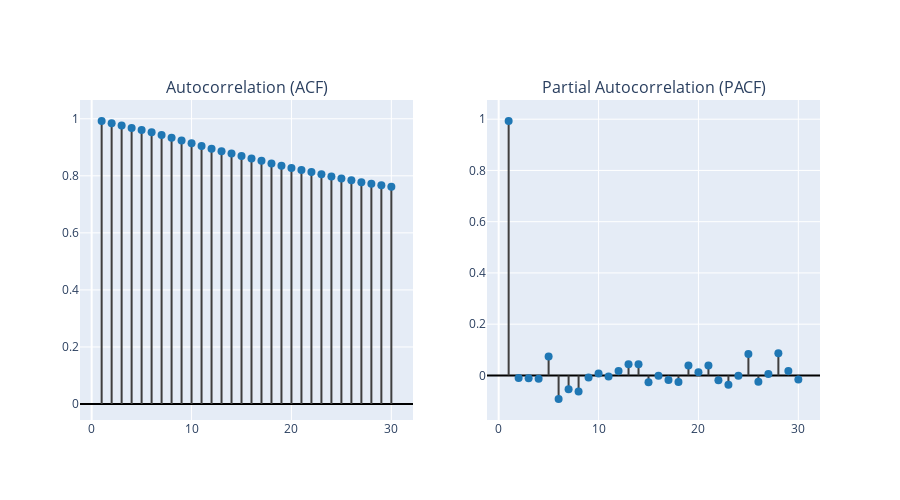

Notebook source saved alongside this figure:
### Code cell
plot_autocorrelation(ts_df["Close"])

### Figure 1 — Plotly figure (JSON) as saved in the notebook; plotly's stock layout.template omitted (floating-point values rounded to 4 significant figures)
{"data": [{"line": {"color": "#3f3f3f"}, "mode": "lines", "showlegend": false, "type": "scatter", "x": [1, 1], "xaxis": "x", "y": [0, 0.9921], "yaxis": "y"}, {"line": {"color": "#3f3f3f"}, "mode": "lines", "showlegend": false, "type": "scatter", "x": [2, 2], "xaxis": "x", "y": [0, 0.9841], "yaxis": "y"}, {"line": {"color": "#3f3f3f"}, "mode": "lines", "showlegend": false, "type": "scatter", "x": [3, 3], "xaxis": "x", "y": [0, 0.976], "yaxis": "y"}, {"line": {"color": "#3f3f3f"}, "mode": "lines", "showlegend": false, "type": "scatter", "x": [4, 4], "xaxis": "x", "y": [0, 0.9678], "yaxis": "y"}, {"line": {"color": "#3f3f3f"}, "mode": "lines", "showlegend": false, "type": "scatter", "x": [5, 5], "xaxis": "x", "y": [0, 0.9607], "yaxis": "y"}, {"line": {"color": "#3f3f3f"}, "mode": "lines", "showlegend": false, "type": "scatter", "x": [6, 6], "xaxis": "x", "y": [0, 0.9524], "yaxis": "y"}, {"line": {"color": "#3f3f3f"}, "mode": "lines", "showlegend": false, "type": "scatter", "x": [7, 7], "xaxis": "x", "y": [0, 0.9434], "yaxis": "y"}, {"line": {"color": "#3f3f3f"}, "mode": "lines", "showlegend": false, "type": "scatter", "x": [8, 8], "xaxis": "x", "y": [0, 0.9336], "yaxis": "y"}, {"line": {"color": "#3f3f3f"}, "mode": "lines", "showlegend": false, "type": "scatter", "x": [9, 9], "xaxis": "x", "y": [0, 0.9236], "yaxis": "y"}, {"line": {"color": "#3f3f3f"}, "mode": "lines", "showlegend": false, "type": "scatter", "x": [10, 10], "xaxis": "x", "y": [0, 0.914], "yaxis": "y"}, {"line": {"color": "#3f3f3f"}, "mode": "lines", "showlegend": false, "type": "scatter", "x": [11, 11], "xaxis": "x", "y": [0, 0.9044], "yaxis": "y"}, {"line": {"color": "#3f3f3f"}, "mode": "lines", "showlegend": false, "type": "scatter", "x": [12, 12], "xaxis": "x", "y": [0, 0.8951], "yaxis": "y"}, {"line": {"color": "#3f3f3f"}, "mode": "lines", "showlegend": false, "type": "scatter", "x": [13, 13], "xaxis": "x", "y": [0, 0.8863], "yaxis": "y"}, {"line": {"color": "#3f3f3f"}, "mode": "lines", "showlegend": false, "type": "scatter", "x": [14, 14], "xaxis": "x", "y": [0, 0.8781], "yaxis": "y"}, {"line": {"color": "#3f3f3f"}, "mode": "lines", "showlegend": false, "type": "scatter", "x": [15, 15], "xaxis": "x", "y": [0, 0.8696], "yaxis": "y"}, {"line": {"color": "#3f3f3f"}, "mode": "lines", "showlegend": false, "type": "scatter", "x": [16, 16], "xaxis": "x", "y": [0, 0.8611], "yaxis": "y"}, {"line": {"color": "#3f3f3f"}, "mode": "lines", "showlegend": false, "type": "scatter", "x": [17, 17], "xaxis": "x", "y": [0, 0.8524], "yaxis": "y"}, {"line": {"color": "#3f3f3f"}, "mode": "lines", "showlegend": false, "type": "scatter", "x": [18, 18], "xaxis": "x", "y": [0, 0.8435], "yaxis": "y"}, {"line": {"color": "#3f3f3f"}, "mode": "lines", "showlegend": false, "type": "scatter", "x": [19, 19], "xaxis": "x", "y": [0, 0.8354], "yaxis": "y"}, {"line": {"color": "#3f3f3f"}, "mode": "lines", "showlegend": false, "type": "scatter", "x": [20, 20], "xaxis": "x", "y": [0, 0.8277], "yaxis": "y"}, {"line": {"color": "#3f3f3f"}, "mode": "lines", "showlegend": false, "type": "scatter", "x": [21, 21], "xaxis": "x", "y": [0, 0.8206], "yaxis": "y"}, {"line": {"color": "#3f3f3f"}, "mode": "lines", "showlegend": false, "type": "scatter", "x": [22, 22], "xaxis": "x", "y": [0, 0.8133], "yaxis": "y"}, {"line": {"color": "#3f3f3f"}, "mode": "lines", "showlegend": false, "type": "scatter", "x": [23, 23], "xaxis": "x", "y": [0, 0.8053], "yaxis": "y"}, {"line": {"color": "#3f3f3f"}, "mode": "lines", "showlegend": false, "type": "scatter", "x": [24, 24], "xaxis": "x", "y": [0, 0.7975], "yaxis": "y"}, {"line": {"color": "#3f3f3f"}, "mode": "lines", "showlegend": false, "type": "scatter", "x": [25, 25], "xaxis": "x", "y": [0, 0.7908], "yaxis": "y"}, {"line": {"color": "#3f3f3f"}, "mode": "lines", "showlegend": false, "type": "scatter", "x": [26, 26], "xaxis": "x", "y": [0, 0.784], "yaxis": "y"}, {"line": {"color": "#3f3f3f"}, "mode": "lines", "showlegend": false, "type": "scatter", "x": [27, 27], "xaxis": "x", "y": [0, 0.7775], "yaxis": "y"}, {"line": {"color": "#3f3f3f"}, "mode": "lines", "showlegend": false, "type": "scatter", "x": [28, 28], "xaxis": "x", "y": [0, 0.7723], "yaxis": "y"}, {"line": {"color": "#3f3f3f"}, "mode": "lines", "showlegend": false, "type": "scatter", "x": [29, 29], "xaxis": "x", "y": [0, 0.767], "yaxis": "y"}, {"line": {"color": "#3f3f3f"}, "mode": "lines", "showlegend": false, "type": "scatter", "x": [30, 30], "xaxis": "x", "y": [0, 0.7618], "yaxis": "y"}, {"marker": {"color": "#1f77b4", "size": 8}, "mode": "markers", "showlegend": false, "type": "scatter", "x": [1, 2, 3, 4, 5, 6, 7, 8, 9, 10, 11, 12, 13, 14, 15, 16, 17, 18, 19, 20, 21, 22, 23, 24, 25, 26, 27, 28, 29, 30], "xaxis": "x", "y": [0.9921, 0.9841, 0.976, 0.9678, 0.9607, 0.9524, 0.9434, 0.9336, 0.9236, 0.914, 0.9044, 0.8951, 0.8863, 0.8781, 0.8696, 0.8611, 0.8524, 0.8435, 0.8354, 0.8277, 0.8206, 0.8133, 0.8053, 0.7975, 0.7908, 0.784, 0.7775, 0.7723, 0.767, 0.7618], "yaxis": "y"}, {"line": {"color": "#3f3f3f"}, "mode": "lines", "showlegend": false, "type": "scatter", "x": [1, 1], "xaxis": "x2", "y": [0, 0.9929], "yaxis": "y2"}, {"line": {"color": "#3f3f3f"}, "mode": "lines", "showlegend": false, "type": "scatter", "x": [2, 2], "xaxis": "x2", "y": [0, -0.01034], "yaxis": "y2"}, {"line": {"color": "#3f3f3f"}, "mode": "lines", "showlegend": false, "type": "scatter", "x": [3, 3], "xaxis": "x2", "y": [0, -0.01067], "yaxis": "y2"}, {"line": {"color": "#3f3f3f"}, "mode": "lines", "showlegend": false, "type": "scatter", "x": [4, 4], "xaxis": "x2", "y": [0, -0.01345], "yaxis": "y2"}, {"line": {"color": "#3f3f3f"}, "mode": "lines", "showlegend": false, "type": "scatter", "x": [5, 5], "xaxis": "x2", "y": [0, 0.07373], "yaxis": "y2"}, {"line": {"color": "#3f3f3f"}, "mode": "lines", "showlegend": false, "type": "scatter", "x": [6, 6], "xaxis": "x2", "y": [0, -0.09202], "yaxis": "y2"}, {"line": {"color": "#3f3f3f"}, "mode": "lines", "showlegend": false, "type": "scatter", "x": [7, 7], "xaxis": "x2", "y": [0, -0.05415], "yaxis": "y2"}, {"line": {"color": "#3f3f3f"}, "mode": "lines", "showlegend": false, "type": "scatter", "x": [8, 8], "xaxis": "x2", "y": [0, -0.06278], "yaxis": "y2"}, {"line": {"color": "#3f3f3f"}, "mode": "lines", "showlegend": false, "type": "scatter", "x": [9, 9], "xaxis": "x2", "y": [0, -0.007826], "yaxis": "y2"}, {"line": {"color": "#3f3f3f"}, "mode": "lines", "showlegend": false, "type": "scatter", "x": [10, 10], "xaxis": "x2", "y": [0, 0.007757], "yaxis": "y2"}, {"line": {"color": "#3f3f3f"}, "mode": "lines", "showlegend": false, "type": "scatter", "x": [11, 11], "xaxis": "x2", "y": [0, -0.003974], "yaxis": "y2"}, {"line": {"color": "#3f3f3f"}, "mode": "lines", "showlegend": false, "type": "scatter", "x": [12, 12], "xaxis": "x2", "y": [0, 0.01742], "yaxis": "y2"}, {"line": {"color": "#3f3f3f"}, "mode": "lines", "showlegend": false, "type": "scatter", "x": [13, 13], "xaxis": "x2", "y": [0, 0.04314], "yaxis": "y2"}, {"line": {"color": "#3f3f3f"}, "mode": "lines", "showlegend": false, "type": "scatter", "x": [14, 14], "xaxis": "x2", "y": [0, 0.04341], "yaxis": "y2"}, {"line": {"color": "#3f3f3f"}, "mode": "lines", "showlegend": false, "type": "scatter", "x": [15, 15], "xaxis": "x2", "y": [0, -0.02696], "yaxis": "y2"}, {"line": {"color": "#3f3f3f"}, "mode": "lines", "showlegend": false, "type": "scatter", "x": [16, 16], "xaxis": "x2", "y": [0, -0.001672], "yaxis": "y2"}, {"line": {"color": "#3f3f3f"}, "mode": "lines", "showlegend": false, "type": "scatter", "x": [17, 17], "xaxis": "x2", "y": [0, -0.01758], "yaxis": "y2"}, {"line": {"color": "#3f3f3f"}, "mode": "lines", "showlegend": false, "type": "scatter", "x": [18, 18], "xaxis": "x2", "y": [0, -0.02551], "yaxis": "y2"}, {"line": {"color": "#3f3f3f"}, "mode": "lines", "showlegend": false, "type": "scatter", "x": [19, 19], "xaxis": "x2", "y": [0, 0.03874], "yaxis": "y2"}, {"line": {"color": "#3f3f3f"}, "mode": "lines", "showlegend": false, "type": "scatter", "x": [20, 20], "xaxis": "x2", "y": [0, 0.01246], "yaxis": "y2"}, {"line": {"color": "#3f3f3f"}, "mode": "lines", "showlegend": false, "type": "scatter", "x": [21, 21], "xaxis": "x2", "y": [0, 0.03837], "yaxis": "y2"}, {"line": {"color": "#3f3f3f"}, "mode": "lines", "showlegend": false, "type": "scatter", "x": [22, 22], "xaxis": "x2", "y": [0, -0.01916], "yaxis": "y2"}, {"line": {"color": "#3f3f3f"}, "mode": "lines", "showlegend": false, "type": "scatter", "x": [23, 23], "xaxis": "x2", "y": [0, -0.0365], "yaxis": "y2"}, {"line": {"color": "#3f3f3f"}, "mode": "lines", "showlegend": false, "type": "scatter", "x": [24, 24], "xaxis": "x2", "y": [0, -0.00112], "yaxis": "y2"}, {"line": {"color": "#3f3f3f"}, "mode": "lines", "showlegend": false, "type": "scatter", "x": [25, 25], "xaxis": "x2", "y": [0, 0.08396], "yaxis": "y2"}, {"line": {"color": "#3f3f3f"}, "mode": "lines", "showlegend": false, "type": "scatter", "x": [26, 26], "xaxis": "x2", "y": [0, -0.02421], "yaxis": "y2"}, {"line": {"color": "#3f3f3f"}, "mode": "lines", "showlegend": false, "type": "scatter", "x": [27, 27], "xaxis": "x2", "y": [0, 0.005373], "yaxis": "y2"}, {"line": {"color": "#3f3f3f"}, "mode": "lines", "showlegend": false, "type": "scatter", "x": [28, 28], "xaxis": "x2", "y": [0, 0.087], "yaxis": "y2"}, {"line": {"color": "#3f3f3f"}, "mode": "lines", "showlegend": false, "type": "scatter", "x": [29, 29], "xaxis": "x2", "y": [0, 0.01694], "yaxis": "y2"}, {"line": {"color": "#3f3f3f"}, "mode": "lines", "showlegend": false, "type": "scatter", "x": [30, 30], "xaxis": "x2", "y": [0, -0.01633], "yaxis": "y2"}, {"marker": {"color": "#1f77b4", "size": 8}, "mode": "markers", "showlegend": false, "type": "scatter", "x": [1, 2, 3, 4, 5, 6, 7, 8, 9, 10, 11, 12, 13, 14, 15, 16, 17, 18, 19, 20, 21, 22, 23, 24, 25, 26, 27, 28, 29, 30], "xaxis": "x2", "y": [0.9929, -0.01034, -0.01067, -0.01345, 0.07373, -0.09202, -0.05415, -0.06278, -0.007826, 0.007757, -0.003974, 0.01742, 0.04314, 0.04341, -0.02696, -0.001672, -0.01758, -0.02551, 0.03874, 0.01246, 0.03837, -0.01916, -0.0365, -0.00112, 0.08396, -0.02421, 0.005373, 0.087, 0.01694, -0.01633], "yaxis": "y2"}], "layout": {"annotations": [{"font": {"size": 16}, "showarrow": false, "text": "Autocorrelation (ACF)", "x": 0.225, "xanchor": "center", "xref": "paper", "y": 1, "yanchor": "bottom", "yref": "paper"}, {"font": {"size": 16}, "showarrow": false, "text": "Partial Autocorrelation (PACF)", "x": 0.775, "xanchor": "center", "xref": "paper", "y": 1, "yanchor": "bottom", "yref": "paper"}], "autosize": false, "height": 500, "legend": {"title": {}}, "title": {"font": {"size": 20}, "x": 0.5, "xanchor": "center", "yanchor": "top"}, "width": 900, "xaxis": {"anchor": "y", "domain": [0, 0.45], "title": {"font": {"size": 12}}}, "xaxis2": {"anchor": "y2", "domain": [0.55, 1]}, "yaxis": {"anchor": "x", "domain": [0, 1], "title": {"font": {"size": 12}}, "zerolinecolor": "#000000"}, "yaxis2": {"anchor": "x2", "domain": [0, 1], "zerolinecolor": "#000000"}}}
